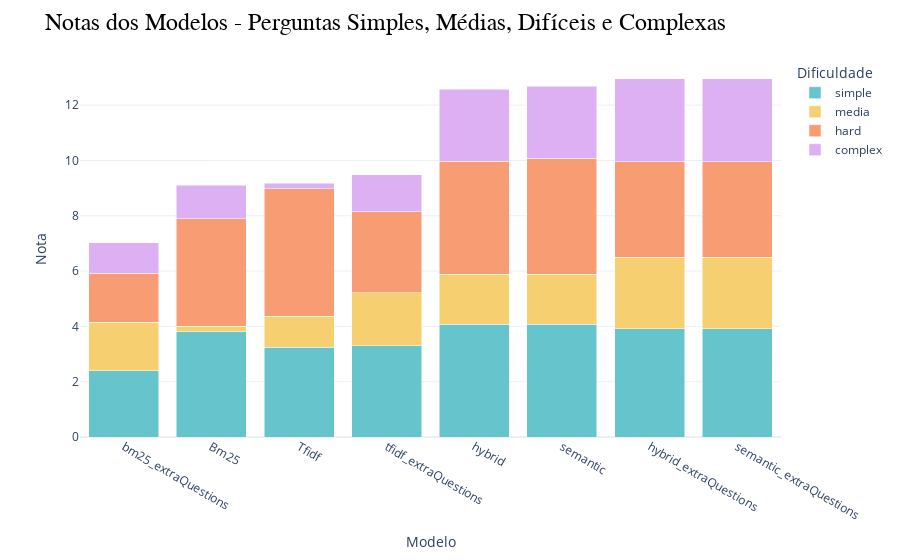

Source (notebook cell):
### Code cell
all_means = {model: {} for model in simple_mean.keys()}

for model in all_means:
    all_means[model]["simple"] = simple_mean[model]
    all_means[model]["media"] = media_mean[model]
    all_means[model]["hard"] = hard_mean[model]
    all_means[model]["complex"] = complex_mean[model]

df = pd.DataFrame.from_dict(all_means, orient='index')


df['Total'] = df.sum(axis=1)

df = df.sort_values('Total', ascending=True)

df = df.drop(columns=['Total'])

color_palette = px.colors.qualitative.Pastel


fig = px.bar(df, barmode='stack', color_discrete_sequence=color_palette, labels={'index':'Modelo', 'value':'Nota', 'variable':'Dificuldade'})

fig.update_layout(
    title='Notas dos Modelos - Perguntas Simples, Médias, Difíceis e Complexas',
    title_font=dict(size=24, family='Courier', color='black'),
    showlegend=True,
    template='plotly_white'
)

fig.show()

### Figure 1 — Plotly figure (JSON) as saved in the notebook; plotly's stock layout.template omitted (floating-point values rounded to 4 significant figures)
{"data": [{"alignmentgroup": "True", "hovertemplate": "Dificuldade=simple<br>Modelo=%{x}<br>Nota=%{y}<extra></extra>", "legendgroup": "simple", "marker": {"color": "rgb(102, 197, 204)", "pattern": {"shape": ""}}, "name": "simple", "offsetgroup": "simple", "orientation": "v", "showlegend": true, "textposition": "auto", "type": "bar", "x": ["bm25_extraQuestions", "Bm25", "Tfidf", "tfidf_extraQuestions", "hybrid", "semantic", "hybrid_extraQuestions", "semantic_extraQuestions"], "xaxis": "x", "y": [2.388, 3.8, 3.24, 3.306, 4.08, 4.08, 3.918, 3.918], "yaxis": "y"}, {"alignmentgroup": "True", "hovertemplate": "Dificuldade=media<br>Modelo=%{x}<br>Nota=%{y}<extra></extra>", "legendgroup": "media", "marker": {"color": "rgb(246, 207, 113)", "pattern": {"shape": ""}}, "name": "media", "offsetgroup": "media", "orientation": "v", "showlegend": true, "textposition": "auto", "type": "bar", "x": ["bm25_extraQuestions", "Bm25", "Tfidf", "tfidf_extraQuestions", "hybrid", "semantic", "hybrid_extraQuestions", "semantic_extraQuestions"], "xaxis": "x", "y": [1.767, 0.2, 1.133, 1.917, 1.8, 1.8, 2.583, 2.583], "yaxis": "y"}, {"alignmentgroup": "True", "hovertemplate": "Dificuldade=hard<br>Modelo=%{x}<br>Nota=%{y}<extra></extra>", "legendgroup": "hard", "marker": {"color": "rgb(248, 156, 116)", "pattern": {"shape": ""}}, "name": "hard", "offsetgroup": "hard", "orientation": "v", "showlegend": true, "textposition": "auto", "type": "bar", "x": ["bm25_extraQuestions", "Bm25", "Tfidf", "tfidf_extraQuestions", "hybrid", "semantic", "hybrid_extraQuestions", "semantic_extraQuestions"], "xaxis": "x", "y": [1.775, 3.9, 4.6, 2.925, 4.1, 4.2, 3.45, 3.45], "yaxis": "y"}, {"alignmentgroup": "True", "hovertemplate": "Dificuldade=complex<br>Modelo=%{x}<br>Nota=%{y}<extra></extra>", "legendgroup": "complex", "marker": {"color": "rgb(220, 176, 242)", "pattern": {"shape": ""}}, "name": "complex", "offsetgroup": "complex", "orientation": "v", "showlegend": true, "textposition": "auto", "type": "bar", "x": ["bm25_extraQuestions", "Bm25", "Tfidf", "tfidf_extraQuestions", "hybrid", "semantic", "hybrid_extraQuestions", "semantic_extraQuestions"], "xaxis": "x", "y": [1.1, 1.2, 0.2, 1.333, 2.6, 2.6, 3, 3], "yaxis": "y"}], "layout": {"barmode": "stack", "legend": {"title": {"text": "Dificuldade"}, "tracegroupgap": 0}, "margin": {"t": 60}, "showlegend": true, "title": {"font": {"color": "black", "family": "Courier", "size": 24}, "text": "Notas dos Modelos - Perguntas Simples, Médias, Difíceis e Complexas"}, "xaxis": {"anchor": "y", "domain": [0, 1], "title": {"text": "Modelo"}}, "yaxis": {"anchor": "x", "domain": [0, 1], "title": {"text": "Nota"}}}}
